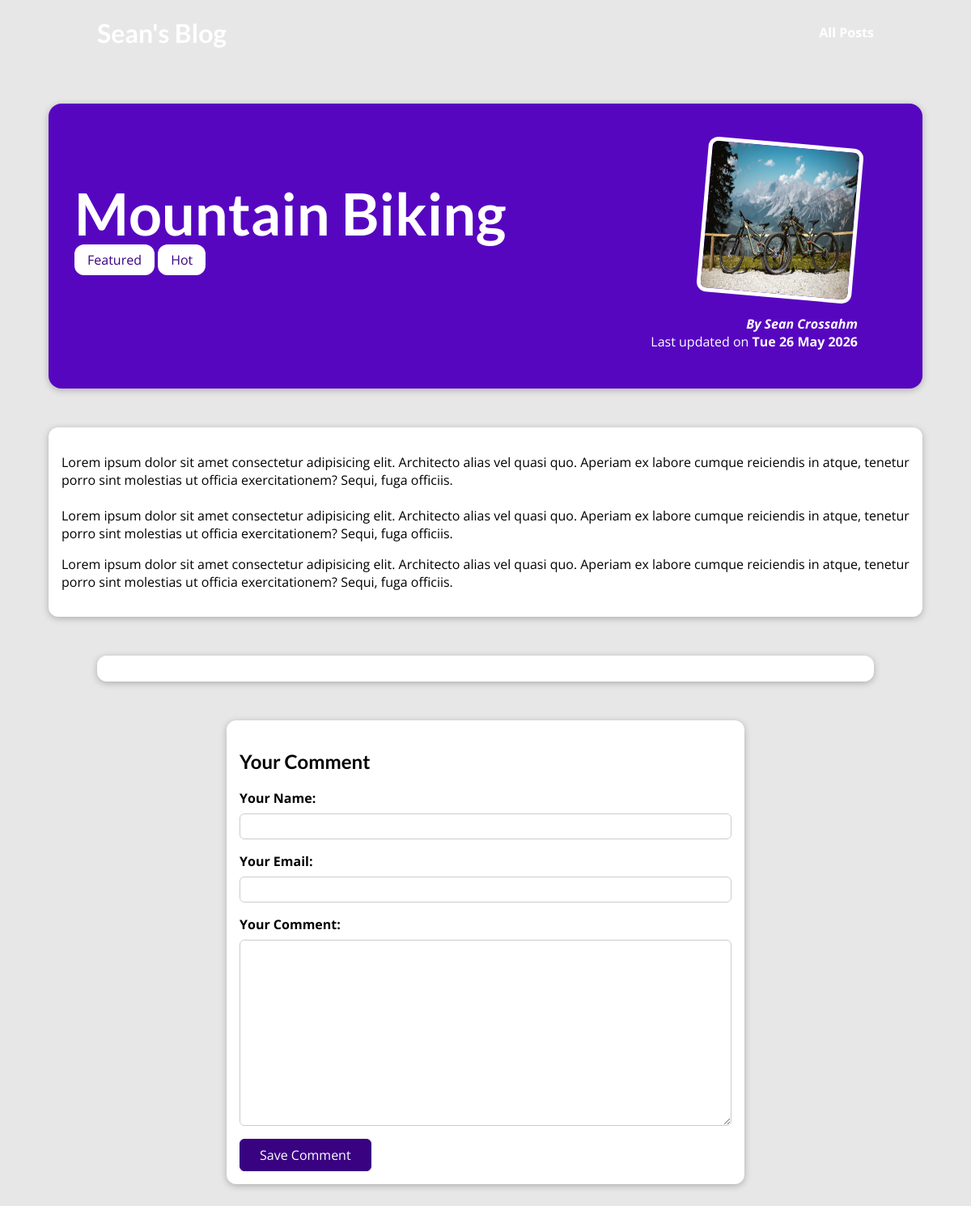
The page /posts/biking-in-the-mountains on the database as committed earlier.
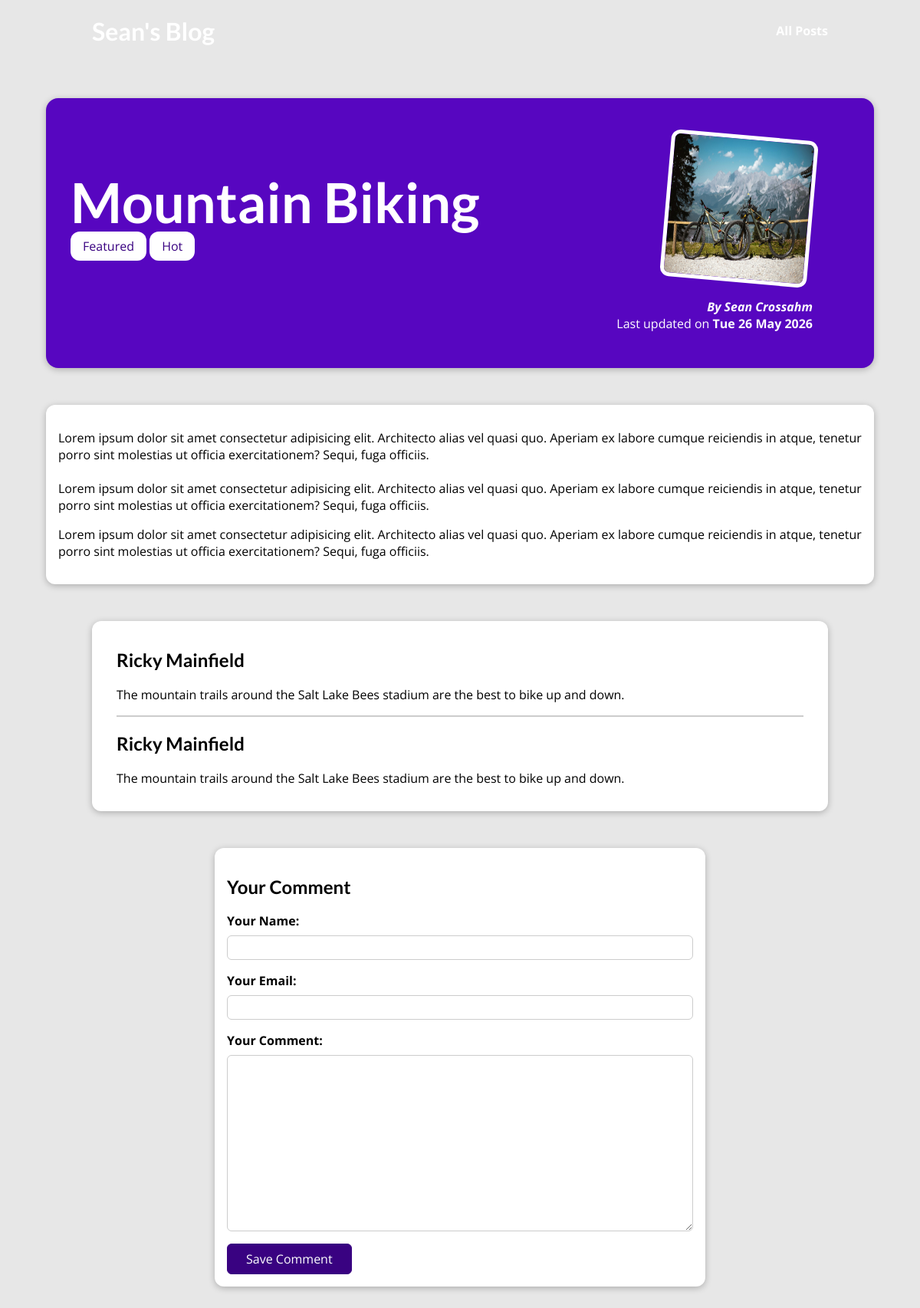
The same page on the database as committed later.
### blog/models.py (models this page shows, shortened)
class Tag(models.Model):
    caption = models.CharField(max_length=10)

class Comment(models.Model):
    user_name = models.CharField(max_length=120)
    user_email = models.EmailField()
    text = models.TextField(max_length=400)
    post =models.ForeignKey(Post,on_delete=models.CASCADE,related_name="comments")

### blog/views.py (the view, shortened to what this page needs)
# urls.py: path("posts/<slug:slugPost>",views.SinglePostView.as_view(),name="post-details-page")
class SinglePostView(View):
    def get(self,request,slugPost):
        post = Post.objects.get(slug=slugPost)
        context ={
            "post" : post,
            "post_tags" :  post.tags.all(),
            "comment_form": CommentForm(),
            "comments": post.comments.all().order_by("-id")
        }
        return render(request,"blog/post-detail.html",context)

### blog/forms.py
class CommentForm(forms.ModelForm):
    class Meta:
        model = Comment
        exclude = ["post"]
        labels= {
            "user_name" : "Your Name",
            "user_email" : "Your Email",
            "text": "Your Comment"
        }

### blog/models.py (called while the page is built)
    def full_name(self):
        return f"{self.first_name} {self.last_name}"

    def __str__(self):
        return self.full_name()

### blog/templates/blog/post-detail.html (shortened to what this page needs)
{% extends "base_layout.html" %}
{% load static %}
{% block css_files%}
  <link rel="stylesheet" href="{% static "blog/post-detail.css" %}" >
{% endblock %}
{% block page_body %}
 <section id="summary">
    <h2>{{post.title}}</h2>
    <div>
      {% for tag in post_tags %}
         <span class="tag">{{ tag.caption }}</span>
      {% endfor %}
    </div>
    <article>
        <img src ="{{post.image.url}}" alt = "{{post.title}}"/>
        <address>By <a href="mailto:{{ post.author.email_address}}">{{post.author}}</a></address>
        <div>Last updated on <time>{{post.date|date:"D d F Y"}}</time></div>
    </article>
 </section>
 <main>
  {{post.content|linebreaks}}
 </main>
 <section id="comments">
   <ul>
     {% for comment in comments %}
       <li>
          <h2>{{ comment.user_name }}</h2>
          <p>{{ comment.text|linebreaks }}</p>
       </li>
     {% endfor %}
   </ul>
 </section>
 <section id="comment-form">
    <h2>Your Comment</h2>
    <form action="{% url "post-details-page" post.slug %}" method="POST">
      {% for form_field in comment_form %}
        <div class="form-control {% if form_field.errors %}invalid{% endif %}">
          {{ form_field.label_tag }}
          {{ form_field }}
        </div>
      {% endfor %}
      <button type="submit">Save Comment</button>
    </form>
 </section>
{% endblock %}

Rows that differ between the two databases and show on the page:
added Comment: user_name "Ricky Mainfield", text "The mountain trails around the Salt Lake Bees stadium are the best to bike up and down."
added Comment: user_name "Ricky Mainfield", text "The mountain trails around the Salt Lake Bees stadium are the best to bike up and down."
